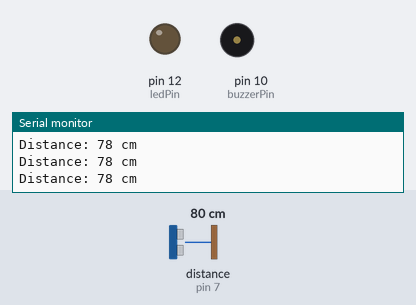
Simulated run of this sketch. Board: Arduino Uno, built with avr-gcc and run on an emulated ATmega328P. Shown: output pins drawn as LEDs (lit = HIGH), buzzer (waves = sounding, pin HIGH), the last lines printed to the serial monitor. Wiring (inferred from the names in the program): ultrasonic range finder: trigger pin 5; echo pin 7. The test bench sets the inputs (shaded band); at power-on: distance to the obstacle (sensor on pin 7) 80 cm. The echo pulse lasts 58.3 µs per cm; pins used as bus, display or sensor lines are not drawn.

Above: at 1.2 s.
1.3 s: distance to the obstacle (sensor on pin 7) set to 34 cm
2.8 s: distance to the obstacle (sensor on pin 7) set to 26 cm
At 4.0 s:
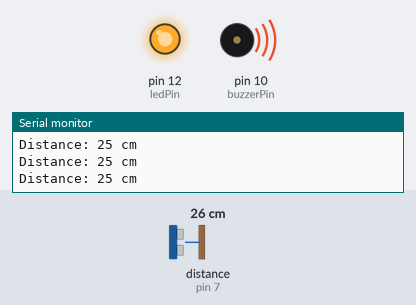
4.3 s: distance to the obstacle (sensor on pin 7) set to 35 cm
At 4.9 s:
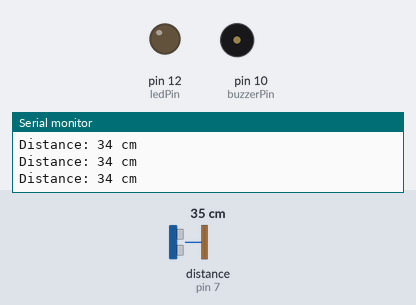
5.9 s: distance to the obstacle (sensor on pin 7) set to 2 cm
At 6.8 s:
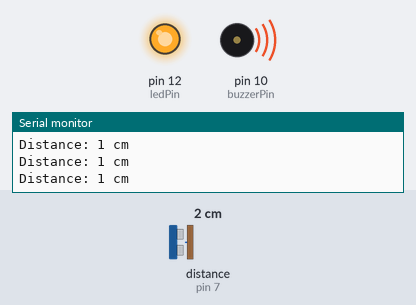
Timing chart, 0 to 8.5 s (numbered marks = the images above; inputs shaded):
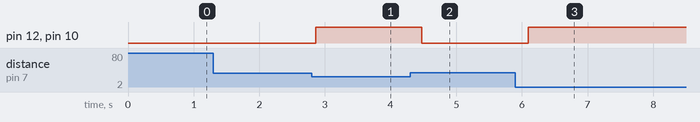

Measured:
- the behaviour switches between 31 and 30 cm on distance to the obstacle (sensor on pin 7) (found by bisection; images 0 and 1)
- after the input at 2.8 s, pin 12 (ledPin), pin 10 (buzzerPin): LOW → HIGH after 0.06 s
- after the input at 4.3 s, pin 12 (ledPin), pin 10 (buzzerPin): HIGH → LOW after 0.18 s
- after the input at 5.9 s, pin 12 (ledPin), pin 10 (buzzerPin): LOW → HIGH after 0.20 s

The sketch:

led_buzzer_ultrasonic.ino
```cpp
const int trigPin = 5;
const int echoPin = 7;
const int buzzerPin = 10;
const int ledPin = 12;

void setup() {
  Serial.begin(9600);
  pinMode(trigPin, OUTPUT);
  pinMode(echoPin, INPUT);
  pinMode(buzzerPin, OUTPUT);
  pinMode(ledPin, OUTPUT);
}

void loop() {
  // Trigger the ultrasonic pulse
  digitalWrite(trigPin, LOW);
  delayMicroseconds(2);
  digitalWrite(trigPin, HIGH);
  delayMicroseconds(10);
  digitalWrite(trigPin, LOW);

  // Measure the echo duration
  long duration = pulseIn(echoPin, HIGH);

  // Calculate distance in cm
  int distance = duration * 0.034 / 2;

  // Print to Serial
  Serial.print("Distance: ");
  Serial.print(distance);
  Serial.println(" cm");

  // If object is close, turn on LED and buzzer
  if (distance < 30) {
    digitalWrite(ledPin, HIGH);
    digitalWrite(buzzerPin, HIGH);
  } else {
    digitalWrite(ledPin, LOW);
    digitalWrite(buzzerPin, LOW);
  }

  delay(200); // Small delay between readings
}
```
